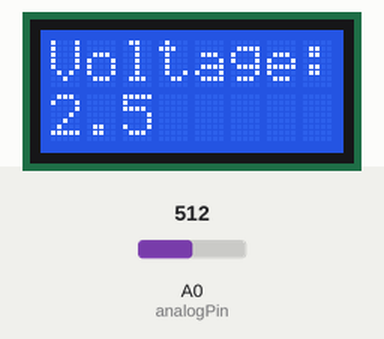
This sketch was run on a simulated Arduino Uno, built with avr-gcc and run on an emulated ATmega328P. Parts: 8×2 character LCD. The inputs (shaded band) are chosen by the test bench; at power-on: A0 (analogPin) = 512.

Above: at 1.2 s.
1.3 s: A0 (analogPin) set to 716
At 1.6 s:
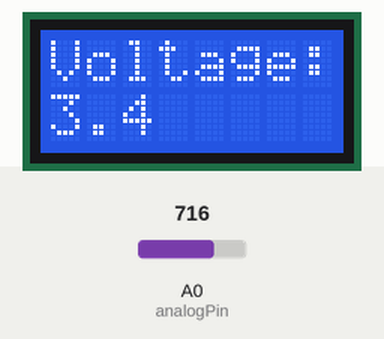
2.8 s: A0 (analogPin) set to 900
At 3.2 s:
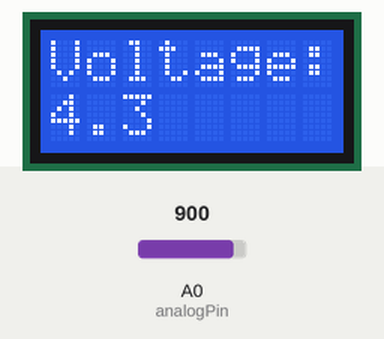
4.3 s: A0 (analogPin) set to 1023
At 4.7 s:
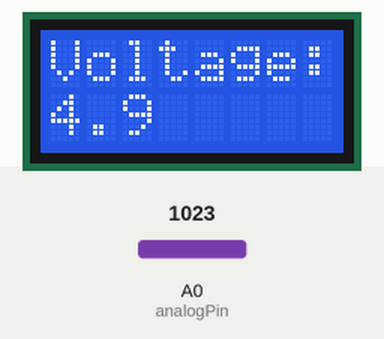
Timing chart, 0 to 7.3 s (numbered marks = the images above; inputs shaded):
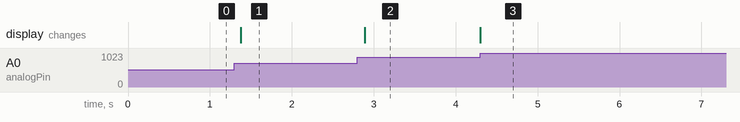

The sketch:

SN_FLX_.ino
```cpp
#include <LiquidCrystal.h>
LiquidCrystal lcd (8, 9, 4, 5, 6, 7);
const int analogPin = A0;
unsigned char voltage;
void setup()
{
  lcd.begin(8, 2);
  lcd.clear();
  lcd.setCursor(0, 0);
  lcd.print("Voltage:");
  pinMode(analogPin, INPUT);
}

void loop()
{
  voltage = obtain_volt();
  lcd.setCursor(0,1);
  lcd.print(voltage/10,DEC);         // Print the value in decimal
  lcd.print('.');
  lcd.print(voltage%10,DEC);
  delay(100);
}

int obtain_volt()
{
  float adc = 0;
  float total = 0;
  int average = 0;
  for (int i = 0; i<100; i++);
  {
    adc = analogRead(analogPin);    // Read the value from analog pin for 1000 time
    total += adc * (5.0/1024)*1000;
  }
  average = int(total/100);         // Get the average value
  return average;
}
```

Measured:
- after the input at 1.3 s, the display: changes after 0.08 s (image 1)
- after the input at 2.8 s, the display: changes after 0.09 s (image 2)
- after the input at 4.3 s, the display: changes at once (image 3)
